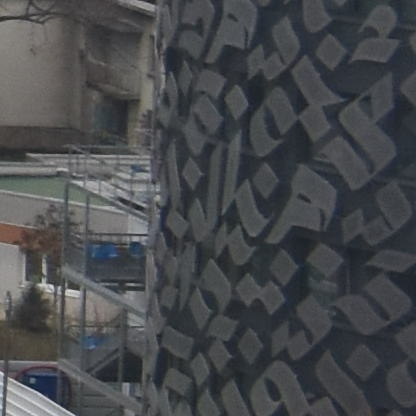
#> input picture sky_6_13.jpg, 416 x 416 px, found by its file name; the run also reads 1 picture not shown here
$ python teste.py .   (Python 2 division)
#> lines starting #> are read from the running program, lines starting #| are printed output that depends on the picture
import time
import sys
import os
import cv2
import numpy as np
from sklearn.svm import SVC
#from sklearn.cross_validation import train_test_split
from sklearn.model_selection import train_test_split
import pickle as cPickle

SHAPE = (20, 20)

def read_files(directory):
#> called with directory = '.'
   print("Reading files...")
   images_list = list()
   files = os.listdir(directory)
   for filename in files:
      images_list.append(filename)
#> (reads svm_model.pkl from the repository)
   return images_list


def extract_feature(image_file):
#> called with image_file = './testes/sky_6_13.jpg'
   img = cv2.imread(image_file)
#> img is the input picture: shape (416, 416, 3); mean B, G, R 76.7, 73.7, 71.5
   img = cv2.resize(img, SHAPE, interpolation = cv2.INTER_CUBIC)
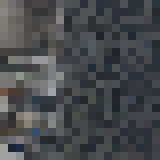
#> img: shape (20, 20, 3) (shown 8 times larger); mean B, G, R 76.8, 73.9, 71.6
   img = img.flatten()
#> img = 1200 values, max 168 at index 678, min 24 at index 1085, mean 74.09
   #img = img/np.mean(img)
   return img

if __name__ == "__main__":
   if len(sys.argv) < 2:
      print "Usage: python extract_features.py [image_folder]"
      exit()

   # Directory containing subfolders with images in them.
   directory = sys.argv[1]

   # generating two numpy arrays for features and labels
   images= read_files(directory)


	# load saved model
with open('svm_model.pkl' , 'rb') as f :
    model = cPickle.load(f)


for i in images :

   path = "./testes/%s"%i

   img = extract_feature(path)

   img = img.reshape(1, -1)
   print "make a prediction"

   label=model.predict(img)


   print i," ",label
#| sky_6_13.jpg   ['day']
#> pass 2 of the loop `for i in images :`:
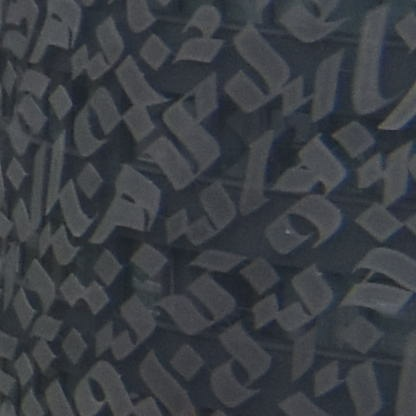
#> input picture sky_6_14.jpg, 416 x 416 px, found by its file name
#> in extract_feature, img is the input picture: shape (416, 416, 3); mean B, G, R 68.1, 62.7, 58.7
#> in extract_feature (call 2), `img = cv2.resize(img, SHAPE, interpolation = cv2.INTER_CUBIC)`:
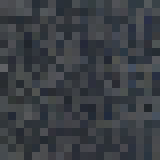
#> img: shape (20, 20, 3) (shown 8 times larger); mean B, G, R 67.7, 62.4, 58.3
#> in extract_feature (call 2), `img = img.flatten()`: img = 1200 values, max 101 at index 480, min 32 at index 311, mean 62.79
#| sky_6_14.jpg   ['night']
#> (the run stopped early here; a loop or call above may not have finished)
